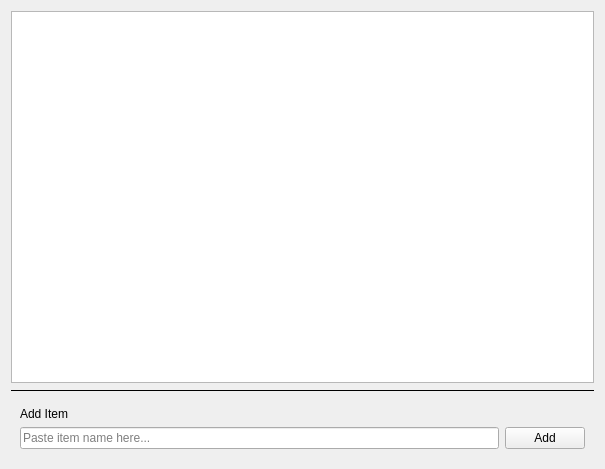
<?xml version="1.0" encoding="UTF-8"?>
<ui version="4.0">
 <class>ItemsViewForm</class>
 <widget class="QWidget" name="ItemsViewForm">
  <property name="geometry">
   <rect>
    <x>0</x>
    <y>0</y>
    <width>605</width>
    <height>469</height>
   </rect>
  </property>
  <property name="windowTitle">
   <string>Form</string>
  </property>
  <layout class="QVBoxLayout" name="verticalLayout">
   <item>
    <widget class="QTableWidget" name="tableWidget_viewItems"/>
   </item>
   <item>
    <widget class="QWidget" name="widget_edit" native="true">
     <layout class="QVBoxLayout" name="verticalLayout_2">
      <property name="leftMargin">
       <number>0</number>
      </property>
      <property name="topMargin">
       <number>0</number>
      </property>
      <property name="rightMargin">
       <number>0</number>
      </property>
      <property name="bottomMargin">
       <number>0</number>
      </property>
      <item>
       <widget class="Line" name="line">
        <property name="frameShadow">
         <enum>QFrame::Shadow::Plain</enum>
        </property>
        <property name="orientation">
         <enum>Qt::Orientation::Horizontal</enum>
        </property>
       </widget>
      </item>
      <item>
       <widget class="QWidget" name="widget" native="true">
        <layout class="QVBoxLayout" name="verticalLayout_3">
         <item>
          <widget class="QLabel" name="label">
           <property name="text">
            <string>Add Item</string>
           </property>
          </widget>
         </item>
         <item>
          <layout class="QHBoxLayout" name="horizontalLayout">
           <item>
            <widget class="QLineEdit" name="lineEdit_itemName">
             <property name="placeholderText">
              <string>Paste item name here...</string>
             </property>
            </widget>
           </item>
           <item>
            <widget class="QPushButton" name="pushButton_addItem">
             <property name="text">
              <string>Add</string>
             </property>
            </widget>
           </item>
          </layout>
         </item>
        </layout>
       </widget>
      </item>
     </layout>
    </widget>
   </item>
  </layout>
 </widget>
 <resources/>
 <connections/>
</ui>
